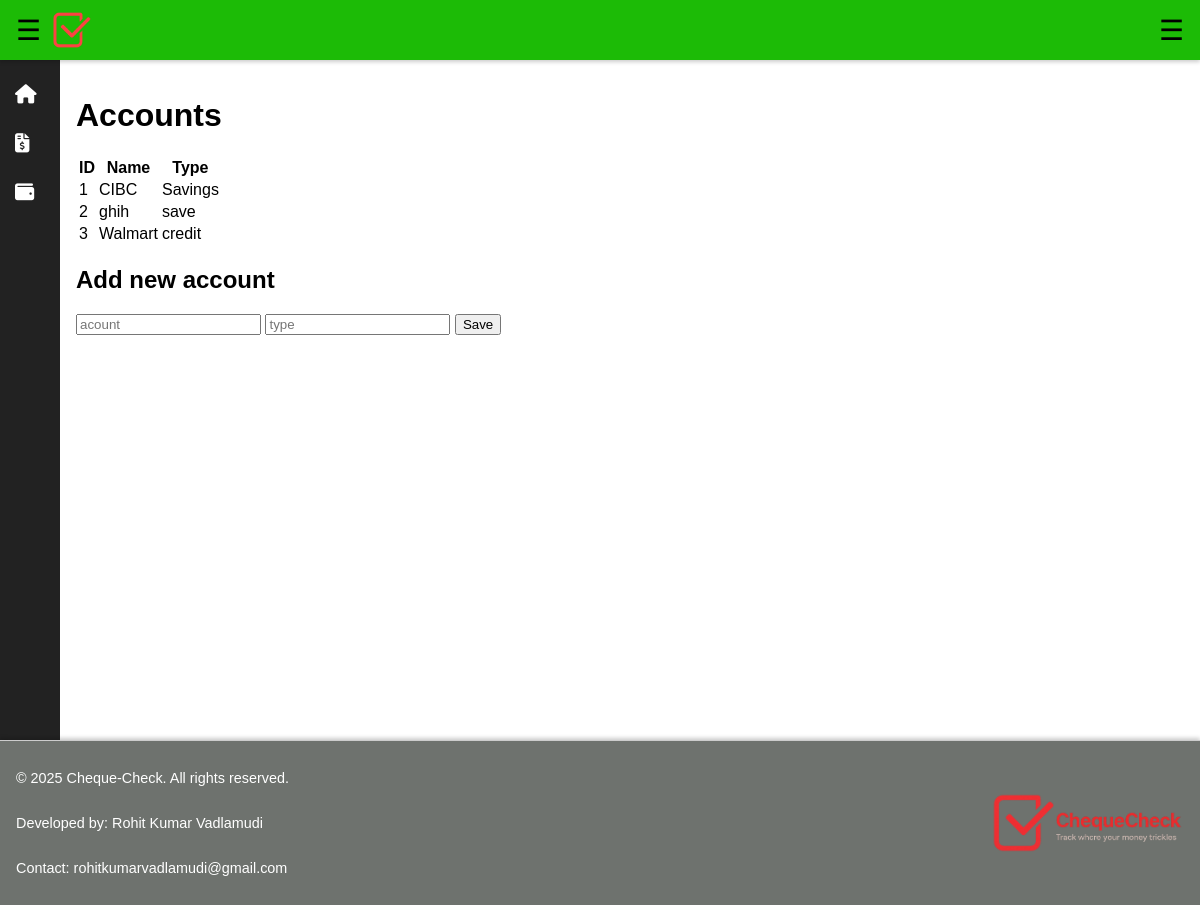
Screenshot of /accounts with the database file from the repository.
### tables this page shows
CREATE TABLE accounts(
	id INTEGER PRIMARY KEY AUTOINCREMENT,
	account TEXT NOT NULL,
	type TEXT NOT NULL);

### app.py (the view)
@app.route("/accounts")
def accounts():
	conn=sq.connect("expenses.db")
	cursor=conn.cursor()
	cursor.execute("""SELECT * FROM accounts""")
	accounts=cursor.fetchall()
	conn.commit()
	conn.close()
	return render_template("accounts.html", accounts=accounts)

### templates/accounts.html (shortened to what this page needs)
{% extends "base.html" %}
{% block content %}
		<h1>Accounts</h1>
		<table>
			<tr>
				<th>ID</th>
				<th>Name</th>
				<th>Type</th>
			</tr>
			{% for item in accounts %}
			<tr>
				<td>{{item[0]}}</td>
				<td>{{item[1]}}</td>
				<td>{{item[2]}}</td>
			</tr>
			{% endfor%}
		</table>
		<h2>Add new account</h2>
		<form action="/add-acc" method= "POST">
			<input id=account name="account" type="text" placeholder="acount" required>
			<input id="type" name="type" type="text" placeholder="type" required>
			<button type="submit">Save</button>
		</form>
{% endblock %}

### static/styles.css (style rules this page uses)
* { box-sizing: border-box; }
body, html { margin: 0; padding: 0; height: 100%; font-family: Arial, sans-serif; }

### rows the page displays
accounts: id "1", account "CIBC", type "Savings"
accounts: id "2", account "ghih", type "save"
accounts: id "3", account "Walmart", type "credit"
